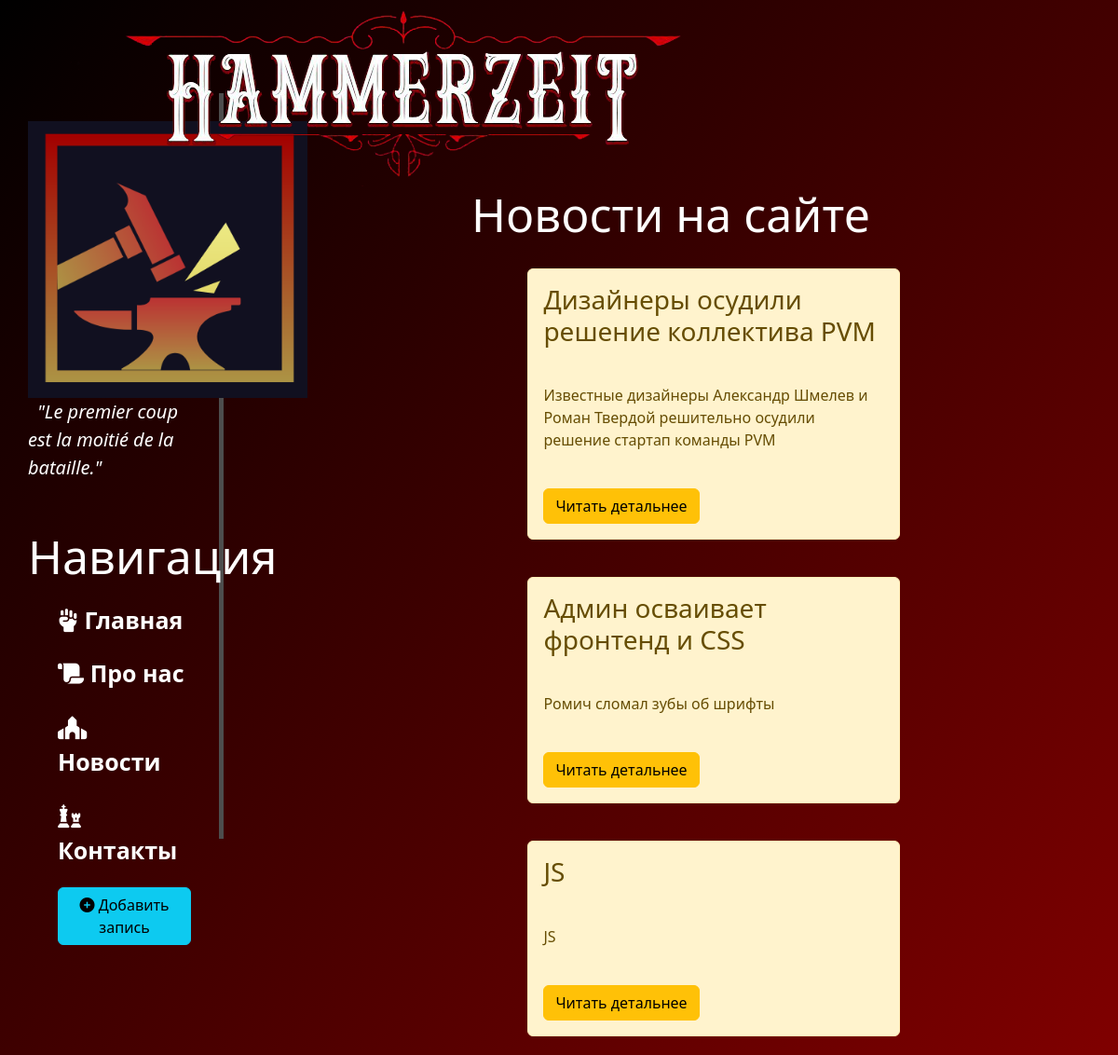
Page /news/ on the committed database.
### news/models.py (models this page shows, shortened)
class Articles(models.Model):
    title = models.CharField('Название', max_length=50)
    anons = models.CharField('Анонс', max_length=250)
    full_text = models.TextField('Статья')
    date = models.DateTimeField('Дата публикации')
    class Meta:
        verbose_name = 'Новость'
        verbose_name_plural = 'Новости'

### news/views.py (the view)
# urls.py: path('', views.news_home, name='news_home'),
def news_home(request):
    news = Articles.objects.order_by('-date')
    return render(request, 'news/news_home.html', {'news': news})

### news/templates/news/news_home.html (shortened to what this page needs)
{% extends 'main/layout.html' %}
{% block content %}
    <div class="features">
        <h1>Новости на сайте</h1>
        {% if news %}
            {% for el in news %}
                <div class="alert alert-warning">
                    <h3>{{el.title}}</h3>
                    <p>{{el.anons}}</p>
                    <a href="{%url 'news-detail' el.id %}"class="btn btn-warning">Читать детальнее</a>
                </div>
            {% endfor %}
        {% else %}
            <p>У вас нет записей !</p>
        {% endif %}
    </div>
{% endblock %}

### main/templates/main/layout.html (shortened to what this page needs)
{% load static %}
<!doctype html>
<html lang="ru">
<head>
        <link rel="stylesheet" href="https://cdn.jsdelivr.net/npm/bootstrap@5.2.3/dist/css/bootstrap.min.css">
        <link rel="stylesheet" href="{% static 'main/css/main.css' %}">
        <link rel="stylesheet" href="https://cdn.jsdelivr.net/npm/@fortawesome/fontawesome-free@6.2.1/css/fontawesome.min.css"
>
</head>
<header><img src="{% static 'main/img/Head.png' %}" alt="Голова"></header>
<body>
    <aside>
        <img src="{% static 'main/img/hammer_new.png' %}" alt="Лого">
        <span class="logo">"Le premier coup est
            la moitié de la bataille." </span>
        <h3>Навигация</h3>
        <ul>
            <a href="{% url 'home'%}"><li><i class="fa-solid fa-hand-fist"></i> Главная</li></a>
            <a href="{% url 'about'%}"><li><i class="fa-solid fa-scroll"></i> Про нас</li></a>
            <a href="{% url 'news_home'%}"><li><i class="fa-solid fa-place-of-worship" ></i></i> Новости</li></a>
            <a href=""><li><i class="fa-solid fa-chess"></i> Контакты</li></a>
            <a href="{% url 'create' %}"><li><button class="btn btn-info"><i class="fas fa-plus-circle"></i> Добавить запись </button></li></a>
        </ul>
    </aside>
    <main>
        {% block content %}
         {% endblock %}
    </main>
</body>
</html>

### main/static/main/css/main.css (style rules this page uses)
header img { display: block; margin-left: auto; margin-right:370px; margin-bottom: -100px; }
body { background: linear-gradient(135deg, #000000, #800000); min-height: 93vh; }
aside { float: left; blackground: #181818; width: 20%; padding: 2.5%; height: 100vh; color: #fff; border-right: 5px solid #4d4d4d; }
aside img { width: 300px; float: left; }
aside .logo { font-size: 20px; margin-left: 10px; font-style: italic; }
aside h3 { margin-top: 50px; font-size: 50px; }
aside ul { list-style: none }
aside ul li { color: #fff; display: block; margin-top: 20px; transition: transform .6s ease; }
a { text-decoration: none;font-size:25px;font-weight:bold; }
main .features { float: left; color: #fff; margin-top: 100px; text-align: center; width: 80%; }
main .features h1 { font-size: 50px }
main .features p { max-width: 1000px; margin: 40px auto }
.alert-warning { float: left; clear: both; width: 400px; margin: 20px 34%; text-align: left; }

### rows in the picture
Articles: title "Дизайнеры осудили решение коллектива PVM", anons "Известные дизайнеры Александр Шмелев и Роман Твердой решительно осудили решение стартап команды PVM"
Articles: title "Админ осваивает фронтенд и CSS", anons "Ромич сломал зубы об шрифты"
Articles: title "JS", anons "JS"
